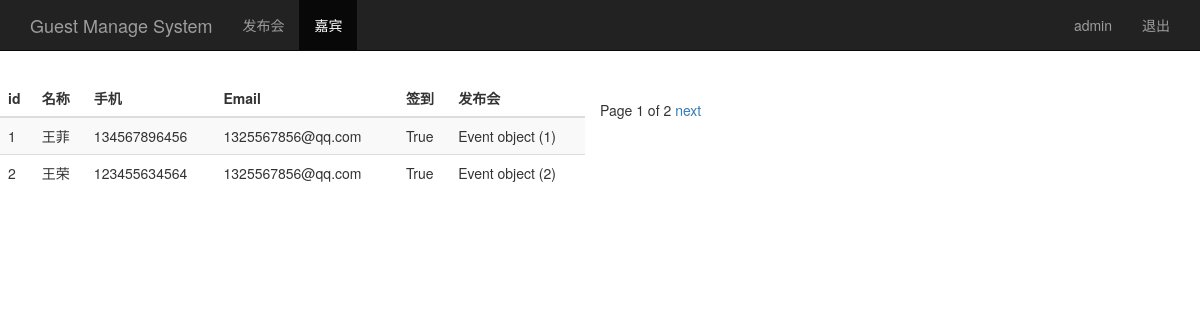
The page /guest_manage/ (signed in) on the database its author committed.
### sign/models.py (models this page shows)
class Guest(models.Model):
    event = models.ForeignKey(Event)
    realname = models.CharField(max_length=64)
    phone = models.CharField(max_length=16)
    email = models.EmailField()
    sign = models.BooleanField()
    create_time = models.DateTimeField(auto_now=True)

class Event(models.Model):
    name = models.CharField(max_length=100)
    limit = models.IntegerField()
    status = models.BooleanField()
    address = models.CharField(max_length=200)
    start_time = models.DateTimeField('events time')
    create_time = models.DateTimeField(auto_now=True)

### sign/views.py (the view)
# urls.py: url(r'^guest_manage/$', views.guest_manage),
@login_required
def guest_manage(request):
    username = request.session.get('user', '')
    guest_list = Guest.objects.all()
    paginator = Paginator(guest_list, 2)
    page = request.GET.get('page')
    try:
        contacts = paginator.page(page)
    except PageNotAnInteger:
         contacts = paginator.page(1)
    except EmptyPage:
         contacts = paginator.page(paginator.num_pages)
    return render(request, "guest_manage.html", {"user": username, "guests": contacts})

### sign/templates/guest_manage.html (shortened to what this page needs)
<!DOCTYPE html>
<html lang="en">
<head>
    {% load bootstrap3 %}
    {% bootstrap_css %}
</head>
<body>
    <nav class="navbar navbar-inverse navbar-fixed-top">
        <div class="container">
            <div class="navbar-header">
                <a class="navbar-brand" href="/event_manage/">Guest Manage System</a>
            </div>
            <div id="navbar" class="collapse navbar-collapse">
                <ul class="nav navbar-nav">
                    <li><a href="/login_action/">发布会</a></li>
                    <li class="active"><a href="#">嘉宾</a></li>
                </ul>
                <ul class="nav navbar-nav navbar-right">
                    <li><a href="#">{{user}}</a></li>
                    <li><a href="/logout/">退出</a></li>
                </ul>
            </div>
        </div>
    </nav>
    <div class="row" style="padding-top: 80px;">
        <div class="col-md-6">
            <table class="table table-striped">
                <thead>
                    <tr>
                        <th>id</th>
                        <th>名称</th>
                        <th>手机</th>
                        <th>Email</th>
                        <th>签到</th>
                        <th>发布会</th>
                    </tr>
                </thead>
                <tbody>
                    {% for guest in guests %}
                    <tr>
                        <td>{{ guest.id }}</td>
                        <td>{{ guest.realname }}</td>
                        <td>{{ guest.phone }}</td>
                        <td>{{ guest.email }}</td>
                        <td>{{ guest.sign }}</td>
                        <td>{{ guest.event }}</td>
                    </tr>
                    {% endfor %}
                </tbody>
            </table>
        </div>
        <div class="pagination">
            <span class="step-links">
            <span class="current">Page {{ guests.number }} of {{ guests.paginator.num_pages }}</span>
            {% if guests.has_next %}
            <a href="?page={{ guests.next_page_number }}">next</a>
            {% endif %}
            </span>
        </div>
    </div>
</body>
</html>

### rows shown on the page
Guest: id "1", realname "王菲", phone "134567896456", email "1325567856@qq.com", sign "True", event "Event object (1)"
Guest: id "2", realname "王荣", phone "123455634564", email "1325567856@qq.com", sign "True", event "Event object (2)"

### other values the page prints
{{ user }} "admin"
{{ guests.number }} "1"
{{ guests.paginator.num_pages }} "2"
